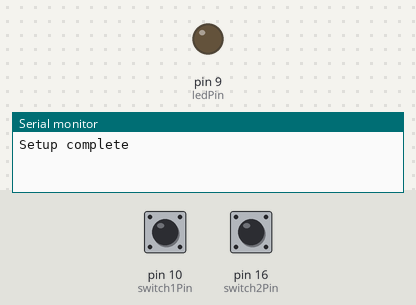
This sketch was run on a simulated Arduino Uno, built with avr-gcc and run on an emulated ATmega328P. On the bench: output pins drawn as LEDs (lit = HIGH), the last lines printed to the serial monitor. Dashed ring = blinking. Inputs (shaded band) come from the test bench; at power-on: pin 10 (switch1Pin) LOW, pin 16 (switch2Pin) LOW.

Above: at 1.2 s.
1.3 s: pin 10 (switch1Pin) pulled HIGH for 1 s
At 1.45 s:
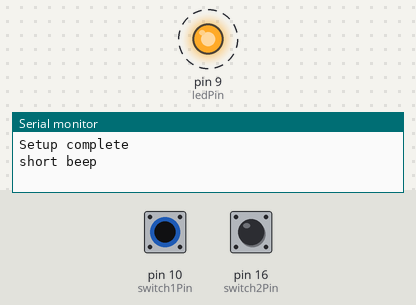
3.8 s: pin 16 (switch2Pin) pulled HIGH for 3.2 s
At 7.3 s:
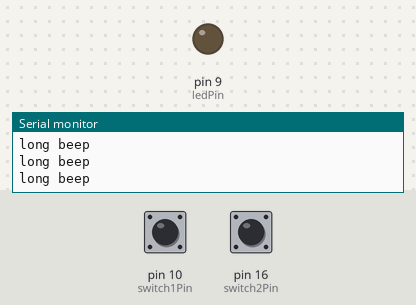
8.5 s: pin 10 (switch1Pin) pulled HIGH for 3.2 s
At 8.65 s:
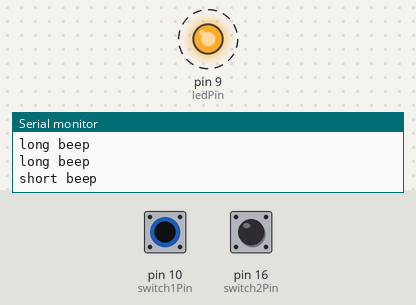
Timing chart, 0 to 13.3 s (numbered marks = the images above; inputs shaded):
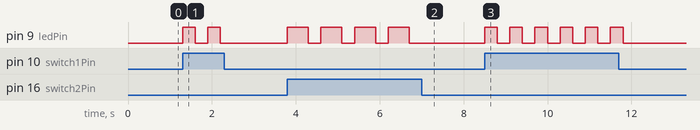

Measured:
- after the input at 1.3 s, pin 9 (ledPin): alternates HIGH for 0.30 s and LOW for 0.30 s, 4 changes in all, then stays LOW, starting at once
- after the input at 3.8 s, pin 9 (ledPin): alternates HIGH for 0.50 s and LOW for 0.30 s, 8 changes in all, then stays LOW, starting at once
- after the input at 8.5 s, pin 9 (ledPin): alternates HIGH for 0.30 s and LOW for 0.30 s, 12 changes in all, then stays LOW, starting at once

The sketch:

two_button_morse.ino
```cpp
int switch1Pin = 10;
int switch2Pin = 16;
int ledPin = 9;
void setup() {
  pinMode(ledPin, OUTPUT);
  pinMode(switch1Pin, INPUT);
  pinMode(switch2Pin, INPUT);
  Serial.begin(9600);
  Serial.println("Setup complete");
}

void loop() {
 if (digitalRead(switch1Pin) == HIGH) {
  Serial.println("short beep");
  digitalWrite(9, HIGH);
  delay(300);
  digitalWrite(9, LOW);
  delay(300);
 }

 if (digitalRead(switch2Pin) == HIGH) {
  Serial.println("long beep");
  digitalWrite(9, HIGH);
  delay(500);
  digitalWrite(9, LOW);
  delay(300);
 }
}
```
